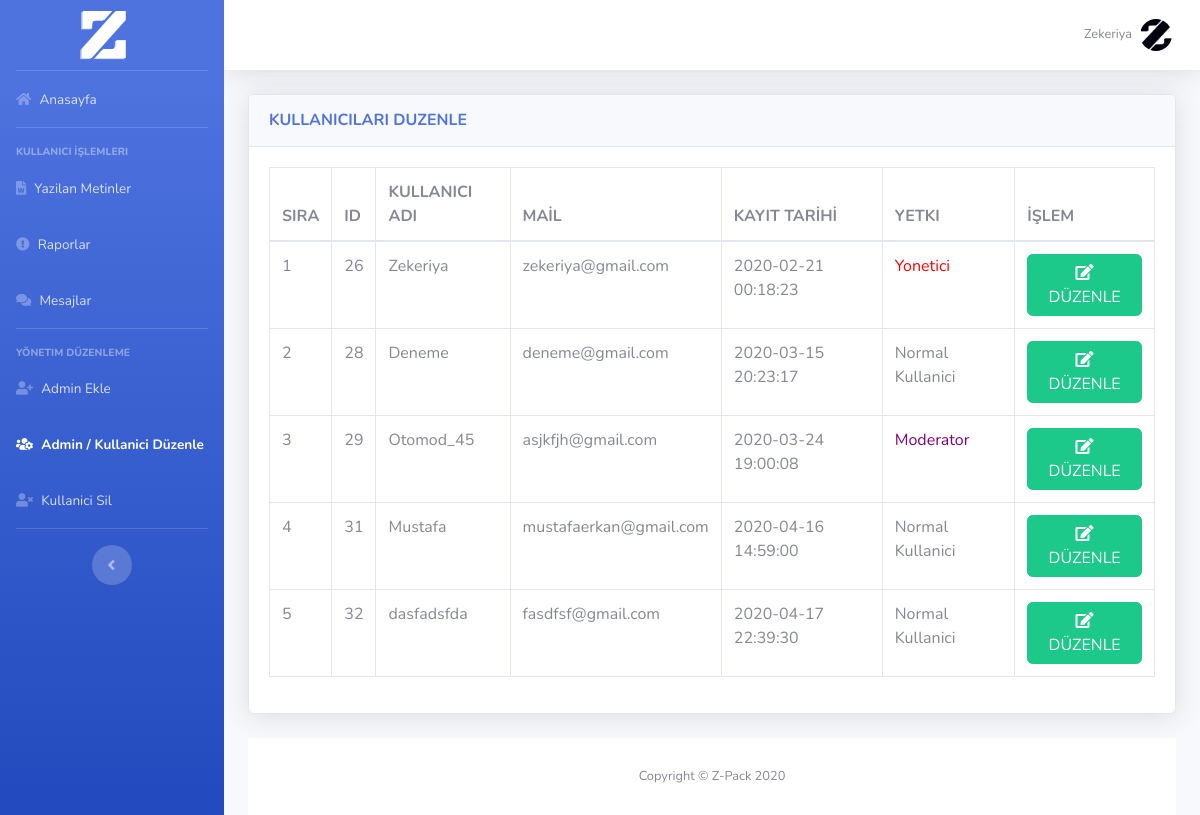
The app's page /webxpanel/panel/manage_user.php (signed in) with its own data.
### tables this page shows
CREATE TABLE `kullanici` (
  `ID` int(11) NOT NULL,
  `username` varchar(225) NOT NULL,
  `password` varchar(225) NOT NULL,
  `email` varchar(225) NOT NULL,
  `reg_date` datetime NOT NULL DEFAULT current_timestamp(),
  `adm` int(11) NOT NULL DEFAULT 0,
  `banned_time` datetime DEFAULT NULL
);

### webxpanel/panel/manage_user.php (the view, shortened to what this page needs)
 <?php
require_once "../ajax/header.php";
?>
<div class="card shadow mb-4">
            <div class="card-header py-3">
              <h6 class="m-0 font-weight-bold text-primary">KULLANICILARI DUZENLE</h6>
            </div>
            <div class="card-body">
              <div class="table-responsive">
                <table class="table table-bordered" id="dataTable" width="100%" cellspacing="0">
                  <thead>
                    <tr>
                      <th>SIRA</th>
                      <th>ID</th>
                      <th>KULLANICI ADI</th>
                      <th>MAİL</th>
                      <th>KAYIT TARİHİ</th>
                      <th>YETKI</th>
                      <th>İŞLEM</th>
                    </tr>
                  </thead>
                  <tbody>
                                <?php
        $getTxt = $conn->query("select * from kullanici");
        $i=0;
          while ($txt=mysqli_fetch_array($getTxt)){
              $ID = $txt['ID'];
              $username = $txt['username'];
              $email = $txt['email'];
              $reg_date = $txt['reg_date'];
              $adm = $txt['adm'];
              $i +=1;
                echo "<tr>
            <td> $i</td>
            <td> $ID </td>
            <td> $username </td>
            <td> $email</td>
            <td> $reg_date</td>
            <td>";
             if($adm == "0")
              {
                echo "Normal Kullanici";
              }
              else if($adm == "1")
              {
                echo "<font color='purple'>Moderator</font>";
              }
              else{
                echo "<font color='red'>Yonetici</font>";
              }
              echo "</td>
              <td><a href='manage_user2.php?ID=$ID'><button class='btn btn-success' type='submit'><i class='fas fa-edit'></i> DÜZENLE</button></a></td>
            </tr>";
            }
?>
</tbody></table></div></div></div>
<?php
include "../ajax/footer.php";
?>

### records on screen
kullanici: ID "26", username "Zekeriya", email "zekeriya@gmail.com", reg_date "2020-02-21 00:18:23", adm "Yonetici"
kullanici: ID "28", username "Deneme", email "deneme@gmail.com", reg_date "2020-03-15 20:23:17", adm "Normal Kullanici"
kullanici: ID "29", username "Otomod_45", email "asjkfjh@gmail.com", reg_date "2020-03-24 19:00:08", adm "Moderator"
kullanici: ID "31", username "Mustafa", email "mustafaerkan@gmail.com", reg_date "2020-04-16 14:59:00", adm "Normal Kullanici"
kullanici: ID "32", username "dasfadsfda", email "fasdfsf@gmail.com", reg_date "2020-04-17 22:39:30", adm "Normal Kullanici"

### other values on screen
$_SESSION["username"] "Zekeriya"
